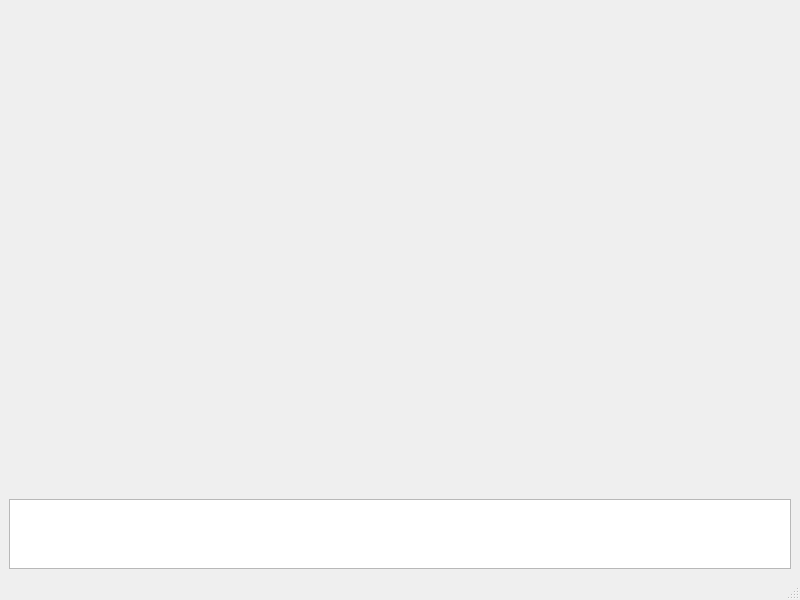
<?xml version="1.0" encoding="UTF-8"?>
<ui version="4.0">
 <class>MainWindow</class>
 <widget class="QMainWindow" name="MainWindow">
  <property name="geometry">
   <rect>
    <x>0</x>
    <y>0</y>
    <width>800</width>
    <height>600</height>
   </rect>
  </property>
  <property name="windowTitle">
   <string>MainWindow</string>
  </property>
  <widget class="QWidget" name="centralwidget">
   <layout class="QVBoxLayout" name="verticalLayout_2">
    <item>
     <layout class="QVBoxLayout" name="verticalLayout" stretch="10,1">
      <property name="spacing">
       <number>6</number>
      </property>
      <item>
       <widget class="QWidget" name="Map" native="true"/>
      </item>
      <item>
       <widget class="QPlainTextEdit" name="ptLog"/>
      </item>
     </layout>
    </item>
   </layout>
  </widget>
  <widget class="QMenuBar" name="menubar">
   <property name="geometry">
    <rect>
     <x>0</x>
     <y>0</y>
     <width>800</width>
     <height>22</height>
    </rect>
   </property>
  </widget>
  <widget class="QStatusBar" name="statusbar"/>
 </widget>
 <resources/>
 <connections/>
</ui>
